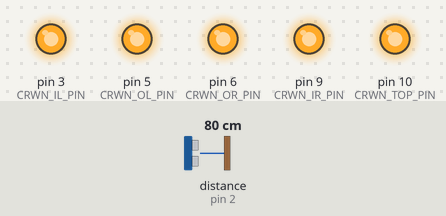
Bench run of a sketch on a simulated Arduino Uno, built with avr-gcc and run on an emulated ATmega328P. On the bench: output pins drawn as LEDs (lit = HIGH). Wiring (inferred from the names in the program): range finder with pulse-width output: data pin 2. The test bench sets the inputs (shaded band); at power-on: distance to the obstacle (sensor on pin 2) 80 cm.

Above: at 0.1 s.
Timing chart, 0 to 1.6 s (numbered marks = the images above):
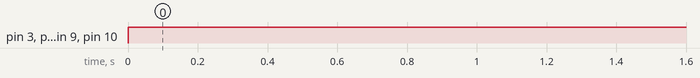

The sketch:

musicBox.ino
```cpp
#include <avr/pgmspace.h>
#include "musicBox.h"

void nextSong() {
  static unsigned long last_interrupt_time = 0;
  unsigned long interrupt_time = millis();
  // If interrupts come faster than DB_TIME ms, assume it's a bounce and ignore
  if (interrupt_time - last_interrupt_time > DB_TIME) {
    melodyNum=++melodyNum>=NUM_SONGS?0:melodyNum;
    totalNotes = pgm_read_word(&songs[melodyNum][0][NOTE_VAL]);
    ms_perNote = pgm_read_word(&songs[melodyNum][0][NOTE_LEN]);
    currentNote=1;
    noTone(SPK_PIN);
  }
  last_interrupt_time = interrupt_time;
}

void playNote(int note, int noteLen) {
  int noteDur = ms_perNote * noteLen;

  tone(SPK_PIN, note, noteDur);
  delay((int)(ms_interNotePause * noteDur));
  noTone(SPK_PIN);
}

void setup() {

  attachInterrupt(digitalPinToInterrupt(NEXT_PIN), nextSong, RISING);
  totalNotes = pgm_read_word(&songs[melodyNum][0][NOTE_VAL]);
  ms_perNote = pgm_read_word(&songs[melodyNum][0][NOTE_LEN]);

  pinMode(CRWN_TOP_PIN,OUTPUT);digitalWrite(CRWN_TOP_PIN,HIGH);
  pinMode(CRWN_OR_PIN,OUTPUT); digitalWrite(CRWN_OR_PIN,HIGH);
  pinMode(CRWN_IR_PIN,OUTPUT); digitalWrite(CRWN_IR_PIN,HIGH);
  pinMode(CRWN_OL_PIN,OUTPUT); digitalWrite(CRWN_OL_PIN,HIGH);
  pinMode(CRWN_IL_PIN,OUTPUT); digitalWrite(CRWN_IL_PIN,HIGH);
}

void loop() {

  if ( currentNote < totalNotes ) {
    switch (currentNote) {
      case 1: // turn on LED's
        digitalWrite(CRWN_TOP_PIN,LOW); digitalWrite(CRWN_OR_PIN,LOW); digitalWrite(CRWN_IR_PIN,LOW); digitalWrite(CRWN_OL_PIN,LOW); digitalWrite(CRWN_IL_PIN,LOW);
      default:
        playNote(pgm_read_word(&songs[melodyNum][currentNote][NOTE_VAL]),
                 pgm_read_word(&songs[melodyNum][currentNote][NOTE_LEN]));
    }
    currentNote++;
  } else { // turn off LED's
        digitalWrite(CRWN_TOP_PIN,HIGH); digitalWrite(CRWN_OR_PIN,HIGH); digitalWrite(CRWN_IR_PIN,HIGH); digitalWrite(CRWN_OL_PIN,HIGH); digitalWrite(CRWN_IL_PIN,HIGH);
  }
}
```

musicBox.h
```cpp
#include "pitches.h"
#include "song_dywtbasm.h"
#include "song_lroyals.h"
#include "song_hhello.h"

#define NEXT_PIN 2      // Next song interrupt switch
#define SPK_PIN 11      // Speaker
#define CRWN_TOP_PIN 10 // Crown top LED
#define CRWN_IL_PIN  3  // Crown inside left LED
#define CRWN_OL_PIN  5  // Crown outside left LED
#define CRWN_OR_PIN  6  // Crown outside right LED
#define CRWN_IR_PIN  9  // Crown inside right LED

#define NOTE_VAL 0
#define NOTE_LEN 1

#define DB_TIME  500    // Interrupt switch debounce time (ms)

volatile int melodyNum   = 0;
volatile int currentNote = 1;
volatile int totalNotes  = 0;

int   ms_perNote        = 160;
float ms_interNotePause = 1.3;

const int song_null[][2] PROGMEM = {
  {2,0},
  {NOTE_REST,1}
};
#define NUM_SONGS 3
const int (*songs[])[2] = {song_null,song_dywtbasm,song_lroyals,song_hhello};
```

pitches.h
```cpp
/*************************************************
* Public Constants
*************************************************/

#define NOTE_REST 0
#define NOTE_B0 31
#define NOTE_C1 33
#define NOTE_CS1 35
#define NOTE_D1 37
#define NOTE_DS1 39
#define NOTE_E1 41
#define NOTE_F1 44
#define NOTE_FS1 46
#define NOTE_G1 49
#define NOTE_GS1 52
#define NOTE_A1 55
#define NOTE_AS1 58
#define NOTE_B1 62
#define NOTE_C2 65
#define NOTE_CS2 69
#define NOTE_D2 73
#define NOTE_DS2 78
#define NOTE_E2 82
#define NOTE_F2 87
#define NOTE_FS2 93
#define NOTE_G2 98
#define NOTE_GS2 104
#define NOTE_A2 110
#define NOTE_AS2 117
#define NOTE_B2 123
#define NOTE_C3 131
#define NOTE_CS3 139
#define NOTE_D3 147
#define NOTE_DS3 156
#define NOTE_E3 165
#define NOTE_F3 175
#define NOTE_FS3 185
#define NOTE_G3 196
#define NOTE_GS3 208
#define NOTE_A3 220
#define NOTE_AS3 233
#define NOTE_B3 247
#define NOTE_C4 262
#define NOTE_CS4 277
#define NOTE_D4 294
#define NOTE_DS4 311
#define NOTE_E4 330
#define NOTE_F4 349
#define NOTE_FS4 370
#define NOTE_G4 392
#define NOTE_GS4 415
#define NOTE_A4 440
#define NOTE_AS4 466
#define NOTE_B4 494
#define NOTE_C5 523
#define NOTE_CS5 554
#define NOTE_D5 587
#define NOTE_DS5 622
#define NOTE_E5 659
#define NOTE_F5 698
#define NOTE_FS5 740
#define NOTE_G5 784
#define NOTE_GS5 831
#define NOTE_A5 880
#define NOTE_AS5 932
#define NOTE_B5 988
#define NOTE_C6 1047
#define NOTE_CS6 1109
#define NOTE_D6 1175
#define NOTE_DS6 1245
#define NOTE_E6 1319
#define NOTE_F6 1397
#define NOTE_FS6 1480
#define NOTE_G6 1568
#define NOTE_GS6 1661
#define NOTE_A6 1760
#define NOTE_AS6 1865
#define NOTE_B6 1976
#define NOTE_C7 2093
#define NOTE_CS7 2217
#define NOTE_D7 2349
#define NOTE_DS7 2489
#define NOTE_E7 2637
#define NOTE_F7 2794
#define NOTE_FS7 2960
#define NOTE_G7 3136
#define NOTE_GS7 3322
#define NOTE_A7 3520
#define NOTE_AS7 3729
#define NOTE_B7 3951
#define NOTE_C8 4186
#define NOTE_CS8 4435
#define NOTE_D8 4699
#define NOTE_DS8 4978
```

song_dywtbasm.h
```cpp
const int song_dywtbasm[][2] PROGMEM = {
  {85,160}, // {Total Number of Notes, Base ms duration per note}

  {NOTE_REST,2},{NOTE_DS4,1}, {NOTE_DS4,1}, {NOTE_DS4,1},{NOTE_AS3,1},{NOTE_DS4,1},{NOTE_G4,1},              //Bar  1
  {NOTE_F4,2},  {NOTE_G4,6},                                                                                 //Bar  2
  {NOTE_REST,2},{NOTE_DS4,1}, {NOTE_DS4,1}, {NOTE_DS4,1},{NOTE_AS3,1},{NOTE_DS4,1},{NOTE_G4,1},              //Bar  3
  {NOTE_F4,6},  {NOTE_REST,2},                                                                               //Bar  4
  {NOTE_REST,1},{NOTE_AS3,1}, {NOTE_DS4,1}, {NOTE_DS4,1},{NOTE_DS4,1},{NOTE_AS3,1},{NOTE_DS4,1},{NOTE_G4,1}, //Bar  5
  {NOTE_GS4,1}, {NOTE_G4,1},  {NOTE_DS4,3}, {NOTE_AS3,1},{NOTE_GS4,1},{NOTE_G4,1},                           //Bar  6
  {NOTE_DS4,3}, {NOTE_AS3,1}, {NOTE_DS4,1}, {NOTE_AS3,1},{NOTE_DS4,1},{NOTE_G4,1},                           //Bar  7
  {NOTE_AS4,6}, {NOTE_REST,2},                                                                               //Bar  8
  {NOTE_REST,3},{NOTE_G4,1},  {NOTE_G4,1},  {NOTE_F4,1}, {NOTE_G4,1}, {NOTE_GS4,1},                          //Bar  9
  {NOTE_AS4,1}, {NOTE_DS4,5}, {NOTE_REST,1},{NOTE_DS4,1},                                                    //Bar 10
  {NOTE_F4,2},  {NOTE_G4,1},  {NOTE_DS4,5},                                                                  //Bar 11
  {NOTE_G4,2},  {NOTE_F4,1},  {NOTE_DS4,1}, {NOTE_F4,2}, {NOTE_G4,2},                                        //Bar 12
  {NOTE_C5,6},  {NOTE_REST,2},                                                                               //Bar 13
  {NOTE_REST,2},{NOTE_DS4,1}, {NOTE_DS4,1}, {NOTE_DS4,1},{NOTE_AS3,1},{NOTE_DS4,1},{NOTE_G4,1},              //Bar 14
  {NOTE_F4,2},  {NOTE_G4,6},                                                                                 //Bar 15
  {NOTE_REST,1},{NOTE_AS3,1}, {NOTE_DS4,1}, {NOTE_DS4,1},{NOTE_DS4,1},{NOTE_AS3,1},{NOTE_DS4,1},{NOTE_G4,1}, //Bar 16
  {NOTE_F4,1},  {NOTE_DS4,3}, {NOTE_DS4,1}, {NOTE_F4,1}, {NOTE_DS4,1},{NOTE_D4,1},                           //Bar 17
  {NOTE_DS4,9}                                                                                               //Bar 18
};
```

song_hhello.h
```cpp
const int song_hhello[][2] PROGMEM = {
  {7,160}, // {Total Number of Notes, Base ms duration per note}

  {NOTE_REST,2},{NOTE_DS4,1},{NOTE_DS4,1},{NOTE_DS4,1},{NOTE_AS3,1},{NOTE_DS4,1},{NOTE_G4,1}          //Bar 1
};
```

song_lroyals.h
```cpp
const int song_lroyals[][2] PROGMEM = {
  {175,150}, // {Total Number of Notes, Base ms duration per note (16th notes)}

  {NOTE_REST,11},{NOTE_A3,1},  {NOTE_A3,1}, {NOTE_A3,1},  {NOTE_A3,1}, {NOTE_A3,1},               //Bar  2
  {NOTE_D4,2},   {NOTE_D4,2},  {NOTE_C4,2}, {NOTE_C4,1},  {NOTE_A3,9},                            //Bar  3
  {NOTE_REST,11},{NOTE_A3,1},  {NOTE_A3,2}, {NOTE_A3,2},                                          //Bar  4
  {NOTE_D4,2},   {NOTE_D4,2},  {NOTE_C4,1}, {NOTE_C4,2},  {NOTE_A3,7}, {NOTE_G3,1}, {NOTE_G3,1},  //Bar  5
  {NOTE_A3,1},   {NOTE_G3,1},  {NOTE_FS3,6},{NOTE_REST,3},{NOTE_A3,1}, {NOTE_A3,2}, {NOTE_A3,2},  //Bar  6
  {NOTE_D4,2},   {NOTE_D4,2},  {NOTE_C4,1}, {NOTE_C4,2},  {NOTE_D4,1}, {NOTE_C4,1}, {NOTE_A3,7},  //Bar  7
  {NOTE_REST,10},{NOTE_D4,1},  {NOTE_D4,1}, {NOTE_D4,2},  {NOTE_G4,2},                            //Bar  8
  {NOTE_FS4,8},  {NOTE_REST,2},{NOTE_D4,2}, {NOTE_D4,2},  {NOTE_G4,2},                            //Bar  9
  {NOTE_D4,1},   {NOTE_C4,2},  {NOTE_A3,4}, {NOTE_REST,2},{NOTE_D4,1}, {NOTE_D4,1}, {NOTE_E4,1}, {NOTE_FS4,1},{NOTE_E4,1},{NOTE_D4,2},  //Bar 10
  {NOTE_A3,2},   {NOTE_A3,2},  {NOTE_D4,2}, {NOTE_D4,2},  {NOTE_FS4,1},{NOTE_FS4,1},{NOTE_FS4,1},{NOTE_FS4,1},{NOTE_D4,2},{NOTE_D4,2},  //Bar 11
  {NOTE_A3,2},   {NOTE_A3,2},  {NOTE_D4,2}, {NOTE_D4,2},  {NOTE_FS4,1},{NOTE_FS4,1},{NOTE_FS4,1},{NOTE_FS4,1},{NOTE_D4,2},{NOTE_D4,2},  //Bar 12
  {NOTE_E4,1},   {NOTE_D4,2},  {NOTE_E4,5}, {NOTE_REST,9},{NOTE_E4,1}, {NOTE_D4,1}, {NOTE_E4,1},  //Bar 13
  {NOTE_A4,1},   {NOTE_A4,1},  {NOTE_A4,2}, {NOTE_A4,1},  {NOTE_E4,2}, {NOTE_F4,2}, {NOTE_D4,1}, {NOTE_D4,1}, {NOTE_E4,1},{NOTE_FS4,1},{NOTE_E4,1},{NOTE_D4,2}, //Bar 14
  {NOTE_A4,2},   {NOTE_A4,2},  {NOTE_D4,2}, {NOTE_D4,2},  {NOTE_FS4,1},{NOTE_FS4,1},{NOTE_FS4,1},{NOTE_FS4,1},{NOTE_D4,2},{NOTE_D4,2},  //Bar 15
  {NOTE_A3,2},   {NOTE_A3,2},  {NOTE_D4,2}, {NOTE_D4,2},  {NOTE_FS4,1},{NOTE_FS4,1},{NOTE_FS4,1},{NOTE_FS4,1},{NOTE_D4,2},{NOTE_D4,2},  //Bar 16
  {NOTE_E4,1},   {NOTE_D4,2},  {NOTE_E4,5}, {NOTE_REST,5},{NOTE_C4,1}, {NOTE_C4,2},               //Bar 17
  {NOTE_B3,1},   {NOTE_B3,1},  {NOTE_B3,1}, {NOTE_B3,1},  {NOTE_B3,2}, {NOTE_A3,1}, {NOTE_B3,4}, {NOTE_REST,5},                         //Bar 18
  {NOTE_REST,8}, {NOTE_A4,4},  {NOTE_FS4,8},                                                      //Bar 19
                 {NOTE_REST,4},{NOTE_A4,4}, {NOTE_FS4,4},                                         //Bar 20
  {NOTE_REST,8}, {NOTE_C4,4},  {NOTE_E4,4},                                                       //Bar 21
  {NOTE_D4,4},   {NOTE_REST,6},{NOTE_D4,1}, {NOTE_D4,1},  {NOTE_D4,1}, {NOTE_E4,1}, {NOTE_FS4,2}, //Bar 22
  {NOTE_A4,4},   {NOTE_FS4,4}, {NOTE_D5,4}, {NOTE_A4,4},                                          //Bar 23
  {NOTE_FS4,1},  {NOTE_FS4,1}, {NOTE_FS4,1},{NOTE_FS4,1}, {NOTE_FS4,1},{NOTE_G4,1}, {NOTE_A4,6}, {NOTE_REST,3},{NOTE_FS4,1},{NOTE_A4,1},{NOTE_A4,1},{NOTE_A4,1},{NOTE_G4,1},      //Bar 24
  {NOTE_G4,4},   {NOTE_C5,2},  {NOTE_C5,4}, {NOTE_E5,2},  {NOTE_E5,4},                            //Bar 25
  {NOTE_REST,6}, {NOTE_D4,1},  {NOTE_D4,1}, {NOTE_FS4,2}, {NOTE_FS4,2},{NOTE_FS4,1},{NOTE_E4,1}, {NOTE_D4,2} //Bar 26
};
```

Measured:
- by itself, pin 3 (CRWN_IL_PIN), pin 5 (CRWN_OL_PIN), pin 6 (CRWN_OR_PIN), pin 9 (CRWN_IR_PIN), pin 10 (CRWN_TOP_PIN): LOW → HIGH at 0.00 s
